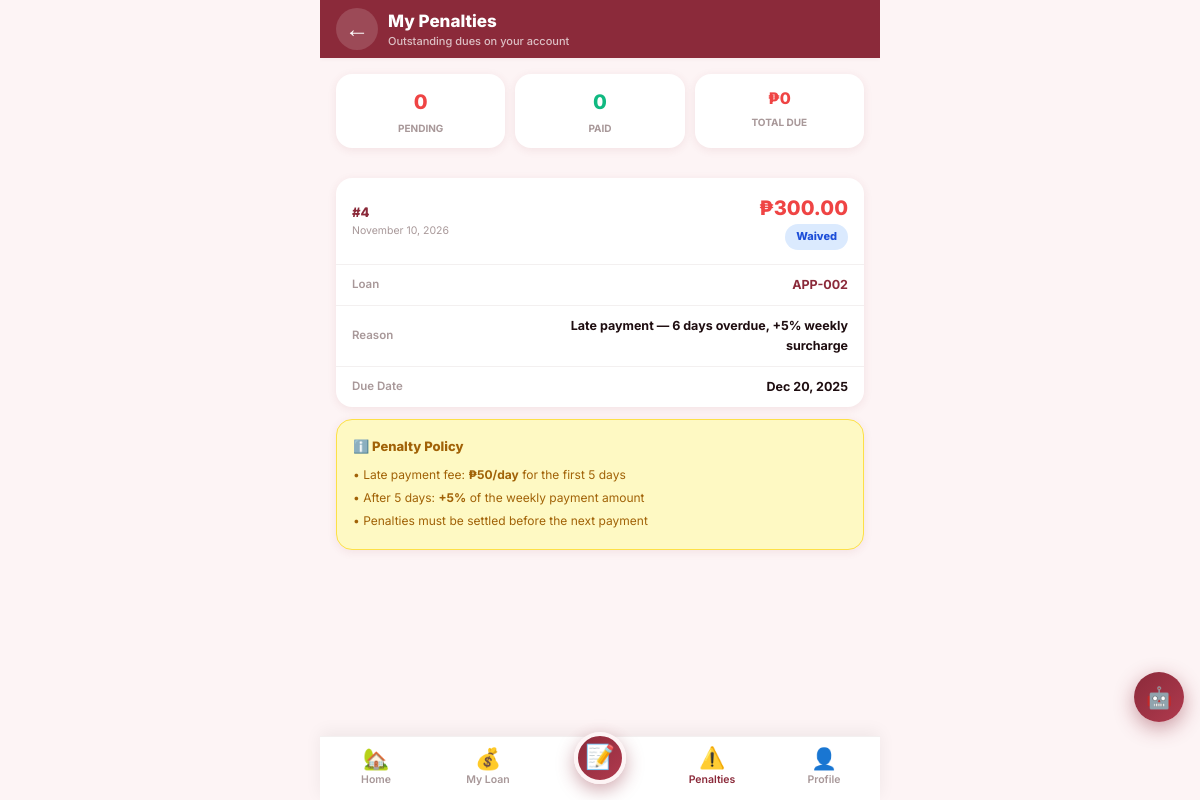
The page /customer_penalties.php (signed in) on the database its author committed.
### tables this page shows
CREATE TABLE IF NOT EXISTS penalties (
    id INT AUTO_INCREMENT PRIMARY KEY,
    loan_id INT NOT NULL,
    customer_id INT NOT NULL,
    penalty_amount DECIMAL(15,2) NOT NULL,
    reason VARCHAR(255),
    due_date DATE,
    status ENUM('pending','paid','waived') DEFAULT 'pending',
    created_at TIMESTAMP DEFAULT CURRENT_TIMESTAMP,
    FOREIGN KEY (loan_id) REFERENCES loans(id),
    FOREIGN KEY (customer_id) REFERENCES users(id)
);

### customer_penalties.php (the view, shortened to what this page needs)
<?php
require_once 'config.php';
$user_id = (int)$_SESSION['user_id'];
$penalties  = $conn->query("
    SELECT pen.*,
           COALESCE(la.app_id, '—') AS app_id
    FROM penalties pen
    LEFT JOIN loans l ON pen.loan_id = l.id
    LEFT JOIN loan_applications la ON l.application_id = la.id
    WHERE pen.customer_id = $user_id
    ORDER BY pen.created_at DESC
");
$total_pen     = (float)($conn->query("SELECT SUM(penalty_amount) s FROM penalties WHERE customer_id=$user_id AND status IN ('pending','unpaid')")->fetch_assoc()['s'] ?? 0);
$pending_count = (int)($conn->query("SELECT COUNT(*) c FROM penalties WHERE customer_id=$user_id AND status IN ('pending','unpaid')")->fetch_assoc()['c'] ?? 0);
$paid_count    = (int)($conn->query("SELECT COUNT(*) c FROM penalties WHERE customer_id=$user_id AND status='paid'")->fetch_assoc()['c'] ?? 0);
?>
<!DOCTYPE html>
<html lang="en">
<head>
  <link rel="stylesheet" href="shared.css"/>
  <link rel="stylesheet" href="mobile-app.css"/>
</head>
<body class="app-shell">
  <header class="app-bar maroon">
    <a href="customer_dashboard.php" class="app-bar-back">←</a>
    <div style="flex:1;min-width:0;">
      <div class="app-bar-title">My Penalties</div>
      <div class="app-bar-sub">Outstanding dues on your account</div>
    </div>
  </header>
  <main class="app-screen">
    <?php if ($penalties->num_rows > 0): ?>
    <div style="display:grid;grid-template-columns:repeat(3,1fr);gap:10px;margin-bottom:16px;">
      <div class="app-card" style="padding:12px;text-align:center;">
        <div style="font-size:20px;font-weight:800;color:#ef4444;"><?= $pending_count ?></div>
        <div style="font-size:10px;color:var(--gray-400);font-weight:700;text-transform:uppercase;margin-top:2px;">Pending</div>
      </div>
      <div class="app-card" style="padding:12px;text-align:center;">
        <div style="font-size:20px;font-weight:800;color:#10b981;"><?= $paid_count ?></div>
        <div style="font-size:10px;color:var(--gray-400);font-weight:700;text-transform:uppercase;margin-top:2px;">Paid</div>
      </div>
      <div class="app-card" style="padding:12px;text-align:center;">
        <div style="font-size:16px;font-weight:800;color:#ef4444;">₱<?= number_format($total_pen,0) ?></div>
        <div style="font-size:10px;color:var(--gray-400);font-weight:700;text-transform:uppercase;margin-top:2px;">Total Due</div>
      </div>
    </div>
    <?php endif; ?>
    <?php if ($penalties->num_rows === 0): ?>
    <div class="app-card app-empty">
      <div class="app-empty-icon">✅</div>
      <div class="app-empty-title">No Penalties!</div>
      <div class="app-empty-sub">Your account has no penalty records. Keep making payments on time!</div>
    </div>
    <?php else: while ($row = $penalties->fetch_assoc()):
      $is_pending  = in_array($row['status'], ['pending','unpaid']);
      $is_overdue  = $row['due_date'] && strtotime($row['due_date']) < time() && $is_pending;
    ?>
    <div class="pen-card">
      <div class="pen-card-header">
        <div>
          <div style="font-weight:800;font-size:13px;color:var(--maroon);">
            <?= htmlspecialchars($row['penalty_id'] ?? '#'.$row['id']) ?>
          </div>
          <div style="font-size:10.5px;color:var(--gray-400);margin-top:1px;"><?= date('F d, Y', strtotime($row['created_at'])) ?></div>
        </div>
        <div style="text-align:right;">
          <div style="font-size:20px;font-weight:800;color:#ef4444;">₱<?= number_format($row['penalty_amount'],2) ?></div>
          <span class="pill <?= $row['status'] ?>"><?= ucfirst($row['status']) ?></span>
        </div>
      </div>
      <div class="pen-row">
        <span class="pen-row-label">Loan</span>
        <span class="pen-row-val" style="color:var(--maroon);"><?= htmlspecialchars($row['app_id']) ?></span>
      </div>
      <div class="pen-row">
        <span class="pen-row-label">Reason</span>
        <span class="pen-row-val" style="max-width:60%;text-align:right;"><?= htmlspecialchars($row['reason'] ?? '—') ?></span>
      </div>
      <div class="pen-row">
        <span class="pen-row-label">Due Date</span>
        <span class="pen-row-val" style="color:<?= $is_overdue?'#ef4444':'var(--text-dark)' ?>;">
          <?= $row['due_date'] ? date('M d, Y', strtotime($row['due_date'])) : 'N/A' ?>
        </span>
      </div>
    </div>
    <?php endwhile; endif; ?>
    <div class="app-card" style="background:#fef9c3;border:1px solid #fde047;">
      <div style="font-size:13px;font-weight:800;color:#a16207;margin-bottom:8px;">ℹ️ Penalty Policy</div>
      <ul style="font-size:12px;color:#a16207;line-height:1.9;list-style:none;padding:0;margin:0;">
        <li>• Late payment fee: <strong>₱50/day</strong> for the first 5 days</li>
        <li>• After 5 days: <strong>+5%</strong> of the weekly payment amount</li>
        <li>• Penalties must be settled before the next payment</li>
      </ul>
    </div>
  </main>
  <?php include 'app_tabbar.php'; ?>
  <?php include 'chatbot.php'; ?>
</body>
</html>

### shared.css (style rules this page uses)
:root { --maroon: #8B2A3A; --maroon-dark: #6e1f2d; --maroon-deep: #4a1020; --maroon-light: #b03a4e; --maroon-pale: #fdf0f2; --maroon-muted: #f0c8ce; --maroon-soft: #e8aab4; --sidebar-bg: #2c0f18; --sidebar-hover: #3d1520; --bg-page: #fdf4f5; --bg-card: #ffffff; --bg-input: #ffffff; --white: #ffffff; --gray-50: #faf9f9; --gray-100: #f3f0f0; --gray-200: #e8e2e3; --gray-300: #d5ccce; --gray-400: #a89899; --gray-600: #6b5c5f; --text-dark: #1e0d10; --text-medium: #4a3538; --text-light: #7a6365; --shadow-xs: 0 1px 4px rgba(139,42,58,.06); --shadow-sm: 0 2px 10px rgba(139,42,58,.09); --shadow-md: 0 4px 22px rgba(139,42,58,.13); --shadow-lg: 0 8px 40px rgba(139,42,58,.17); --shadow-xl: 0 16px 60px rgba(139,42,58,.22); --radius-xs: 4px; --radius-sm: 8px; --radius-md: 14px; --radius-lg: 20px; --radius-full: 100px; --status-active: #10b981; --status-pending: #f59e0b; --status-rejected: #ef4444; --status-verified: #3b82f6; --status-completed: #8b5cf6; --sidebar-width: 250px; --header-height: 60px; --bottom-nav-height: 62px; }
*, *::before, *::after { margin:0; padding:0; box-sizing:border-box; }
html { scroll-behavior:smooth; }
body { font-family:'Inter',Arial,sans-serif; background:var(--bg-page); color:var(--text-dark); font-size:14px; line-height:1.6; -webkit-font-smoothing:antialiased; }
a { text-decoration:none; color:inherit; }

### mobile-app.css (style rules this page uses)
html, body.app-shell { background: var(--bg-page); overflow-x: hidden; }
body.app-shell { max-width: 560px; margin: 0 auto; min-height: 100vh; position: relative; padding-bottom: calc(var(--tabbar-height) + env(safe-area-inset-bottom)); -webkit-tap-highlight-color: transparent; }
:root { --appbar-height: 58px; --tabbar-height: 64px; }
.app-bar { position: sticky; top: 0; z-index: 50; height: var(--appbar-height); display: flex; align-items: center; gap: 10px; padding: 0 16px; background: var(--white); border-bottom: 1px solid var(--gray-100); box-shadow: var(--shadow-xs); }
.app-bar.maroon { background: var(--maroon); border-bottom: none; color: white; }
.app-bar-back { width: 42px; height: 42px; border-radius: 50%; display: flex; align-items: center; justify-content: center; font-size: 24px; line-height: 1; background: var(--gray-100); border: none; color: var(--text-dark); flex-shrink: 0; cursor: pointer; text-decoration: none; }
.app-bar.maroon .app-bar-back { background: rgba(255,255,255,.15); color: white; }
.app-bar-title { flex: 1; min-width: 0; font-size: 17px; font-weight: 800; white-space: nowrap; overflow: hidden; text-overflow: ellipsis; }
.app-bar-sub { font-size: 11px; color: var(--gray-400); font-weight: 500; margin-top: -2px; }
.app-bar.maroon .app-bar-sub { color: rgba(255,255,255,.7); }
.app-screen { padding: 16px; animation: appFadeIn .25s ease; }
.app-card { background: var(--white); border-radius: 16px; box-shadow: var(--shadow-sm); padding: 16px; margin-bottom: 14px; }
.pill { display: inline-flex; align-items: center; gap: 4px; padding: 4px 11px; border-radius: 100px; font-size: 11px; font-weight: 800; }
.pill.waived { background: #dbeafe; color: #1d4ed8; }

### customer_penalties.php (style rules this page uses)
.pen-card { background:var(--white);border-radius:16px;box-shadow:var(--shadow-sm); margin-bottom:12px;overflow:hidden; }
.pen-card-header { display:flex;align-items:center;justify-content:space-between; padding:14px 16px;border-bottom:1px solid var(--gray-100); }
.pen-row { display:flex;justify-content:space-between;align-items:center; padding:10px 16px;border-bottom:1px solid var(--gray-100);font-size:12.5px; }
.pen-row:last-child { border-bottom:none; }
.pen-row-label { color:var(--gray-400);font-weight:600;font-size:11.5px; }
.pen-row-val { font-weight:700;color:var(--text-dark);text-align:right; }

### rows shown on the page
penalties: penalty+id "#4", created_at "November 10, 2026", penalty_amount "300.00", status "Waived", app_id "APP-002", reason "Late payment — 6 days overdue, +5% weekly surcharge", due_date "Dec 20, 2025"

### other values the page prints
$pending_count "0"
$paid_count "0"
$total_pen "0"
